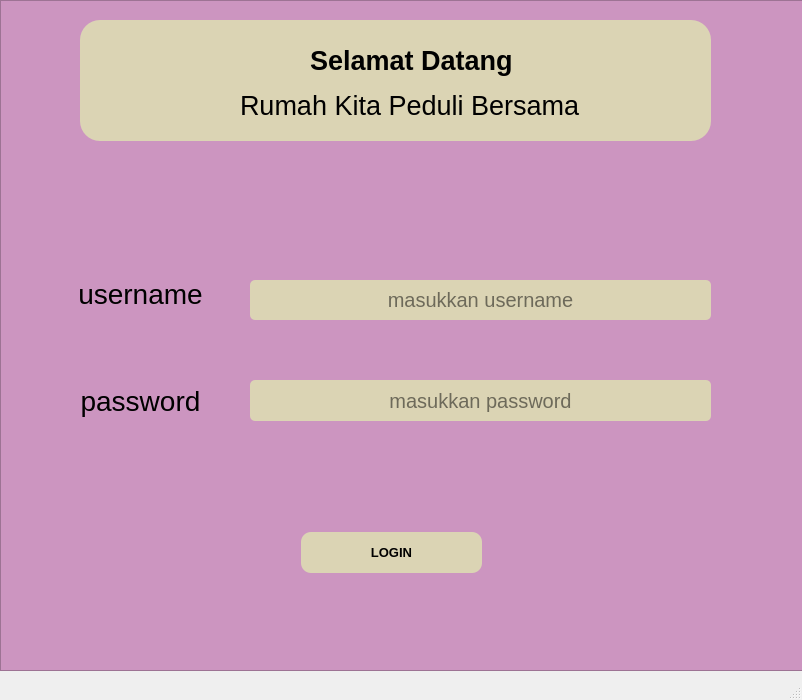
<?xml version="1.0" encoding="UTF-8"?>
<ui version="4.0">
 <class>MainWindow</class>
 <widget class="QMainWindow" name="MainWindow">
  <property name="geometry">
   <rect>
    <x>0</x>
    <y>0</y>
    <width>802</width>
    <height>700</height>
   </rect>
  </property>
  <property name="windowTitle">
   <string>MainWindow</string>
  </property>
  <widget class="QWidget" name="centralwidget">
   <widget class="QFrame" name="frame">
    <property name="geometry">
     <rect>
      <x>0</x>
      <y>0</y>
      <width>881</width>
      <height>671</height>
     </rect>
    </property>
    <property name="styleSheet">
     <string notr="true">background-color:#CC95C0;</string>
    </property>
    <property name="frameShape">
     <enum>QFrame::StyledPanel</enum>
    </property>
    <property name="frameShadow">
     <enum>QFrame::Raised</enum>
    </property>
    <widget class="QFrame" name="frame_5">
     <property name="geometry">
      <rect>
       <x>80</x>
       <y>20</y>
       <width>631</width>
       <height>121</height>
      </rect>
     </property>
     <property name="styleSheet">
      <string notr="true">background-color:#DBD4B4;
border-radius:20px;</string>
     </property>
     <property name="frameShape">
      <enum>QFrame::StyledPanel</enum>
     </property>
     <property name="frameShadow">
      <enum>QFrame::Raised</enum>
     </property>
     <widget class="QLabel" name="label_3">
      <property name="geometry">
       <rect>
        <x>230</x>
        <y>20</y>
        <width>271</width>
        <height>41</height>
       </rect>
      </property>
      <property name="font">
       <font>
        <pointsize>20</pointsize>
        <weight>75</weight>
        <bold>true</bold>
       </font>
      </property>
      <property name="text">
       <string>Selamat Datang</string>
      </property>
     </widget>
     <widget class="QLabel" name="label_4">
      <property name="geometry">
       <rect>
        <x>160</x>
        <y>70</y>
        <width>401</width>
        <height>31</height>
       </rect>
      </property>
      <property name="font">
       <font>
        <pointsize>20</pointsize>
       </font>
      </property>
      <property name="text">
       <string>Rumah Kita Peduli Bersama</string>
      </property>
     </widget>
     <widget class="QLabel" name="label_5">
      <property name="geometry">
       <rect>
        <x>10</x>
        <y>0</y>
        <width>141</width>
        <height>121</height>
       </rect>
      </property>
      <property name="text">
       <string/>
      </property>
      <property name="pixmap">
       <pixmap>../../Downloads/bg-transparent-bank.png</pixmap>
      </property>
      <property name="scaledContents">
       <bool>true</bool>
      </property>
      <property name="alignment">
       <set>Qt::AlignHCenter|Qt::AlignTop</set>
      </property>
     </widget>
     <zorder>label_5</zorder>
     <zorder>label_3</zorder>
     <zorder>label_4</zorder>
    </widget>
    <widget class="QLabel" name="label">
     <property name="geometry">
      <rect>
       <x>10</x>
       <y>243</y>
       <width>261</width>
       <height>101</height>
      </rect>
     </property>
     <property name="font">
      <font>
       <pointsize>21</pointsize>
      </font>
     </property>
     <property name="text">
      <string>username</string>
     </property>
     <property name="alignment">
      <set>Qt::AlignCenter</set>
     </property>
    </widget>
    <widget class="QLabel" name="label_2">
     <property name="geometry">
      <rect>
       <x>10</x>
       <y>350</y>
       <width>261</width>
       <height>101</height>
      </rect>
     </property>
     <property name="font">
      <font>
       <pointsize>21</pointsize>
      </font>
     </property>
     <property name="text">
      <string>password</string>
     </property>
     <property name="alignment">
      <set>Qt::AlignCenter</set>
     </property>
    </widget>
    <widget class="QLineEdit" name="lineEdit_2">
     <property name="geometry">
      <rect>
       <x>250</x>
       <y>380</y>
       <width>461</width>
       <height>41</height>
      </rect>
     </property>
     <property name="styleSheet">
      <string notr="true">background-color:#DBD4B4;
border-radius:5px;
font-size:20px;</string>
     </property>
     <property name="text">
      <string/>
     </property>
     <property name="echoMode">
      <enum>QLineEdit::Password</enum>
     </property>
     <property name="alignment">
      <set>Qt::AlignCenter</set>
     </property>
     <property name="placeholderText">
      <string>masukkan password</string>
     </property>
    </widget>
    <widget class="QPushButton" name="pushButton">
     <property name="geometry">
      <rect>
       <x>301</x>
       <y>532</y>
       <width>181</width>
       <height>41</height>
      </rect>
     </property>
     <property name="font">
      <font>
       <pointsize>10</pointsize>
       <weight>75</weight>
       <bold>true</bold>
      </font>
     </property>
     <property name="styleSheet">
      <string notr="true">background-color:#DBD4B4;
border-radius:10px;</string>
     </property>
     <property name="text">
      <string>LOGIN</string>
     </property>
    </widget>
    <widget class="QLineEdit" name="lineEdit_3">
     <property name="geometry">
      <rect>
       <x>250</x>
       <y>280</y>
       <width>461</width>
       <height>40</height>
      </rect>
     </property>
     <property name="styleSheet">
      <string notr="true">background-color:#DBD4B4;
border-radius:5px;
font-size:20px;</string>
     </property>
     <property name="alignment">
      <set>Qt::AlignCenter</set>
     </property>
     <property name="placeholderText">
      <string>masukkan username</string>
     </property>
    </widget>
   </widget>
  </widget>
  <widget class="QMenuBar" name="menubar">
   <property name="geometry">
    <rect>
     <x>0</x>
     <y>0</y>
     <width>802</width>
     <height>26</height>
    </rect>
   </property>
  </widget>
  <widget class="QStatusBar" name="statusbar"/>
 </widget>
 <resources/>
 <connections/>
</ui>
